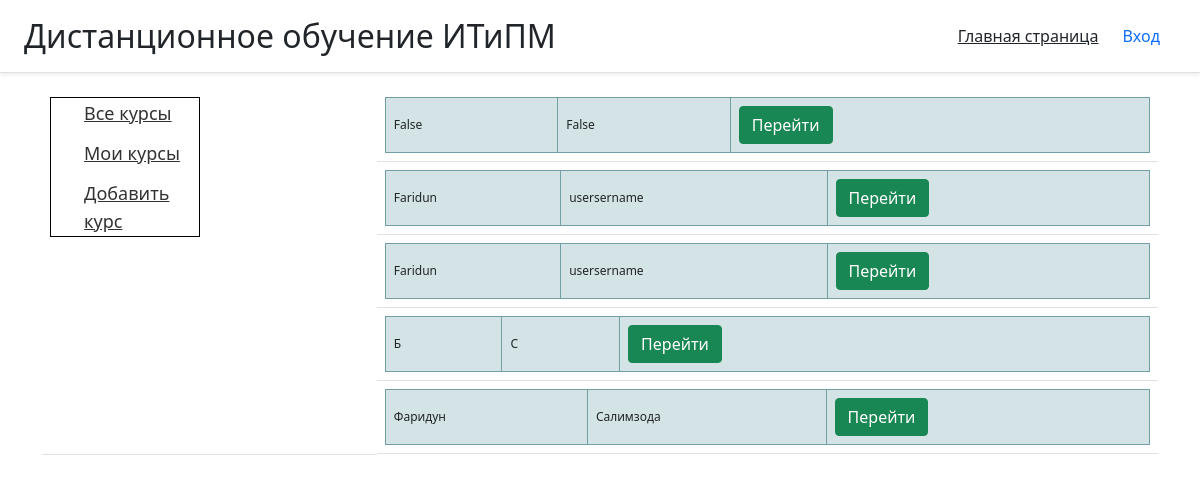
The page /user/ on the database its author committed.
### users/models.py (models this page shows, shortened)
class user(AbstractBaseUser, PermissionsMixin):
    email = models.EmailField(
        verbose_name= 'E-mail',
        max_length= 255,
        unique=True
    )
    is_active = models.BooleanField('Активированная', default=True)
    is_admin = models.BooleanField('Администратор',default=False)
    is_teacher = models.BooleanField('Преподаватель',default=False)
    is_students = models.BooleanField('Студент',default=True)
    name = models.TextField('Имя',max_length=255, default='')
    last_name = models.TextField('Фамилия',max_length=255, default=' ')
    patronymic = models.TextField('Отчество',max_length=255, default='', blank=True)
    students_groups = models.TextField('Группа',max_length=10, default=' ')
    photo = models.ImageField('Фото пользователя',default="rig_.jpg")
    class Meta:
            verbose_name = 'Пользователя'
            verbose_name_plural = 'Пользователи'
    object = UserManager()
    objects = models.Manager()
    USERNAME_FIELD  = 'email'

### main/views.py (the view)
def user_all(request):
    u = user.objects.order_by('name')
    return render(request, 'main/user.html', {'u':u})

### main/templates/main/user.html
{% extends 'main/base.html' %} {% block title %} Все пользователи {% endblock %} {% block content %}
<table class="table">
    <tbody>
        <tr>
            {% if user.is_students %}
            <td class="table_left">
                <div class="menu_gl">
                    <ul class="menu">
                        <li><a class="cours_menu_a" href="{% url 'kurs' %}">Все курсы</a></li>
                        <li><a href="{% url 'mycours' %}">Мои курсы</a></li>
                    </ul>
                </div>
            </td>
            {% else %}
            <td class="table_left">
                <div class="menu_gl">
                    <ul class="menu">
                        <li><a class="cours_menu_a" href="{% url 'kurs' %}">Все курсы</a></li>
                        <li><a href="{% url 'mycours' %}">Мои курсы</a></li>
                        <li><a href="{% url 'adk' %}">Добавить курс</a></li>
                    </ul>
                </div>
            </td>
            {% endif %} {% if u%} {% for el in u %}
            <td class="table_righ">
                <table class="tftable">
                    <tr>
                        <td class="p-2 text-dark">{{ el.name }}</td>
                        <td class="p-2 text-dark">{{ el.last_name }}</td>
                        <td class="p-2 text-dark"><a class="btn btn-success" href="{% url 'user_detail' el.id %}">Перейти</a></td>
                    </tr>
                </table>
            </td>
            {%endfor%} {% else %}
            <p>Вы не добавили курсов</p>
            {%endif%} {% endblock %}

### main/static/main/css/style.css (style rules this page uses)
li { list-style-type: none; }
a { text-decoration: none; display: inline-block; }
body { font-family: 'PT Serif', serif; font-weight: 400; font-size: 14px; line-height: 18px; color: #000; background-color: #fff; }
.p-2 { padding: .5rem!important }
.text-dark { color: #343a40!important }
.btn { display: inline-block; color: #212529; cursor: pointer; text-align: center; -webkit-user-select: none; -moz-user-select: none; -ms-user-select: none; padding: .375rem .75rem; line-height: 1.5; border-radius: .25rem; transition: color .15s ease-in-out, background-color .15s ease-in-out, border-color .15s ease-in-out, box-shadow .15s ease-in-out; padding-left: 18px; }
.btn-success { color: #fff; background-color: #28a745; border-color: #28a745 }
.menu { border: 1px solid #000; max-width: 150px; }
.menu li { display: inline-block; }
.menu a { color: #323232; font-size: 18px; line-height: 28px; border: 1px solid transparent; transition: ALL .3s; }
.menu li+li { padding-top: 10px; }
.menu_gl { width: 180px; }
.tftable { font-size: 12px; color: #333333; width: 100%; border-width: 1px; border-color: #729ea5; border-collapse: collapse; }
.tftable tr { background-color: #d4e3e5; }
.tftable td { font-size: 12px; border-width: 1px; padding: 8px; border-style: solid; border-color: #729ea5; }
.table { border-collapse: collapse; width: 100%; }
.table_left { width: 30%; }
td.table_righ { display: block; }

### rows shown on the page
user: name "False", last_name "False"
user: name "Faridun", last_name "usersername"
user: name "Faridun", last_name "usersername"
user: name "Б", last_name "С"
user: name "Фаридун", last_name "Салимзода"
